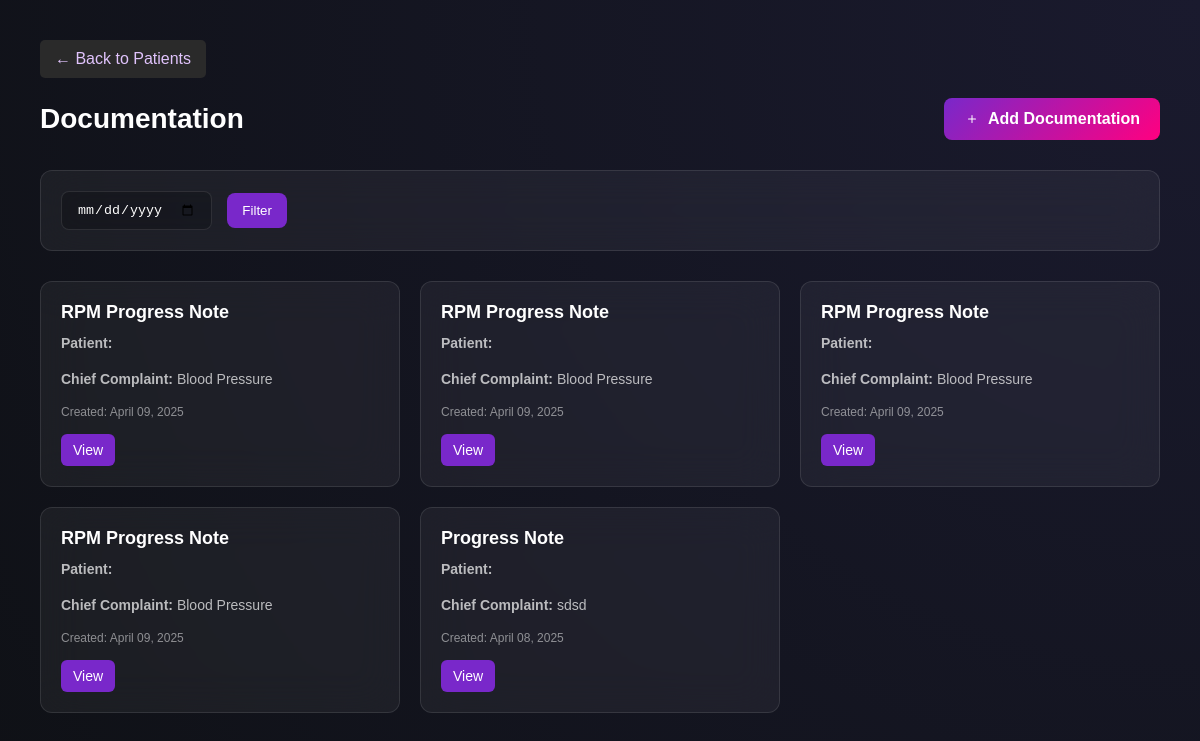
The page /reports/view_documentation/ (signed in) on the database its author committed.
### reports/models.py (models this page shows, shortened)
class Documentation(models.Model):
    TITLE_CHOICES = (
        ('RPM Progress Note', 'RPM Progress Note'),
        ('Progress Note', 'Progress Note'),
    )
    patient = models.ForeignKey('rpm_users.Patient', on_delete=models.CASCADE, related_name='documentations', blank=True, null=True)
    title = models.CharField(max_length=255, choices=TITLE_CHOICES, default="Progress Note")
    history_of_present_illness = models.TextField()
    chief_complaint = models.TextField(max_length=255, blank=True, null=True)
    subjective = models.TextField(blank=True, null=True)
    objective = models.TextField(max_length=255, blank=True, null=True)
    assessment = models.TextField(max_length=255, blank=True, null=True)
    plan = models.TextField(max_length=255, blank=True, null=True)
    file = models.FileField(upload_to='documentations/', blank=True, null=True)
    created_at = models.DateTimeField(auto_now_add=True)
    updated_at = models.DateTimeField(auto_now=True)

### reports/views.py (the view)
# urls.py: path('view_documentation/', views.view_documentation, name='view_documentation'),
@login_required
def view_documentation(request):
    if not Moderator.objects.filter(user=request.user).exists():
        return render(request, "errors/403.html", {"error": "Only moderators can view documentation"}, status=403)
    date = request.GET.get('date')
    moderator = Moderator.objects.get(user=request.user)
    patient_ids = Patient.objects.filter(moderator_assigned=moderator).values_list("id", flat=True)
    if date:
        documentations = Documentation.objects.filter(
            patient__in=patient_ids,
            created_at__date=date
        ).select_related('patient').order_by('-created_at')
    else:
        documentations = Documentation.objects.filter(
            patient__in=patient_ids
        ).select_related('patient').order_by('-created_at')
    is_ajax = request.headers.get('X-Requested-With') == 'XMLHttpRequest'
    if is_ajax:
        return render(request, "reports/documentation_cards.html", {
            'documentations': documentations
        })
    else:
        return render(request, "reports/view_documentation.html", {
            'documentations': documentations
        })

### templates/reports/view_documentation.html (shortened to what this page needs)
<!DOCTYPE html>
<html lang="en">
<head>
</head>
<body>
    <div class="container">
        <a href="{% url 'view_all_assigned_patient' %}" class="back-button">← Back to Patients</a>
        <div class="header">
            <h1>Documentation</h1>
            <a href="#" class="add-button" id="addDocumentationBtn">
                <svg xmlns="http://www.w3.org/2000/svg" width="16" height="16" fill="currentColor" viewBox="0 0 16 16">
                    <path d="M8 4a.5.5 0 0 1 .5.5v3h3a.5.5 0 0 1 0 1h-3v3a.5.5 0 0 1-1 0v-3h-3a.5.5 0 0 1 0-1h3v-3A.5.5 0 0 1 8 4z"/>
                </svg>
                Add Documentation
            </a>
        </div>
        <div class="filter-section">
            <form class="filter-form" method="GET" action="{% url 'view_documentation' %}">
                <input type="date" name="date" value="{{ request.GET.date }}" placeholder="Filter by date">
                <button type="submit">Filter</button>
            </form>
        </div>
        <div id="documentationList" class="documentation-list">
            {% if documentations %}
                {% for doc in documentations %}
                <div class="documentation-card">
                    <h3>{{ doc.title }}</h3>
                    <p><strong>Patient:</strong> {{ doc.report.patient.user.first_name }} {{ doc.report.patient.user.last_name }}</p>
                    <p><strong>Chief Complaint:</strong> {{ doc.chief_complaint }}</p>
                    <div class="meta">
                        <span>Created: {{ doc.created_at|date:"F d, Y" }}</span>
                    </div>
                    <div class="actions">
                        <a href="{% url 'view_documentation' %}" class="view-btn">View</a>
                    </div>
                </div>
                {% endfor %}
            {% else %}
                <div class="no-documentation">
                    <p>No documentation found.</p>
                    <p>Click the "Add Documentation" button to create a new documentation.</p>
                </div>
            {% endif %}
        </div>
    </div>
</body>
</html>

### templates/reports/view_documentation.html (style rules this page uses)
:root { --primary: #7928CA; --primary-dark: #6A0DAD; --secondary: #FF0080; --text: #E0C3FC; --background: #0F1116; --card-bg: rgba(255, 255, 255, 0.05); --error: #FF4E4E; --success: #00CC88; }
* { margin: 0; padding: 0; box-sizing: border-box; }
body { font-family: 'Poppins', sans-serif; background: radial-gradient(circle at top right, #1a1a2e, var(--background)); color: var(--text); min-height: 100vh; padding: 20px; }
.container { max-width: 1200px; margin: 0 auto; padding: 20px; }
.header { display: flex; justify-content: space-between; align-items: center; margin-bottom: 30px; }
.header h1 { font-size: 28px; color: white; }
.add-button { background: linear-gradient(135deg, var(--primary), var(--secondary)); color: white; padding: 12px 20px; border: none; border-radius: 8px; font-weight: 600; cursor: pointer; text-decoration: none; display: inline-flex; align-items: center; transition: all 0.3s ease; }
.add-button svg { margin-right: 8px; }
.filter-section { background: var(--card-bg); backdrop-filter: blur(20px); padding: 20px; border-radius: 12px; margin-bottom: 30px; border: 1px solid rgba(255, 255, 255, 0.1); }
.filter-form { display: flex; gap: 15px; align-items: center; }
.filter-form input { padding: 10px 15px; border: 1px solid rgba(255, 255, 255, 0.1); border-radius: 8px; background: rgba(0, 0, 0, 0.2); color: white; }
.filter-form button { background: var(--primary); color: white; padding: 10px 15px; border: none; border-radius: 8px; cursor: pointer; }
.documentation-list { display: grid; grid-template-columns: repeat(auto-fill, minmax(350px, 1fr)); gap: 20px; }
.documentation-card { background: var(--card-bg); backdrop-filter: blur(20px); padding: 20px; border-radius: 12px; border: 1px solid rgba(255, 255, 255, 0.1); transition: all 0.3s ease; }
.documentation-card h3 { color: white; margin-bottom: 10px; font-size: 18px; }
.documentation-card p { color: rgba(255, 255, 255, 0.7); margin-bottom: 15px; font-size: 14px; line-height: 1.5; }
.documentation-card .meta { display: flex; justify-content: space-between; color: rgba(255, 255, 255, 0.5); font-size: 12px; margin-top: 15px; }
.documentation-card .actions { display: flex; gap: 10px; margin-top: 15px; }
.documentation-card .actions a { padding: 8px 12px; border-radius: 6px; text-decoration: none; font-size: 14px; transition: all 0.3s ease; }
.documentation-card .actions .view-btn { background: var(--primary); color: white; }
.back-button { display: inline-block; background: #2A2A2A; color: #E0C3FC; padding: 10px 15px; border-radius: 5px; text-decoration: none; margin-bottom: 20px; transition: all 0.3s ease; }

### rows shown on the page
Documentation: title "RPM Progress Note", chief_complaint "Blood Pressure", created_at "April 09, 2025"
Documentation: title "RPM Progress Note", chief_complaint "Blood Pressure", created_at "April 09, 2025"
Documentation: title "RPM Progress Note", chief_complaint "Blood Pressure", created_at "April 09, 2025"
Documentation: title "RPM Progress Note", chief_complaint "Blood Pressure", created_at "April 09, 2025"
Documentation: title "Progress Note", chief_complaint "sdsd", created_at "April 08, 2025"
